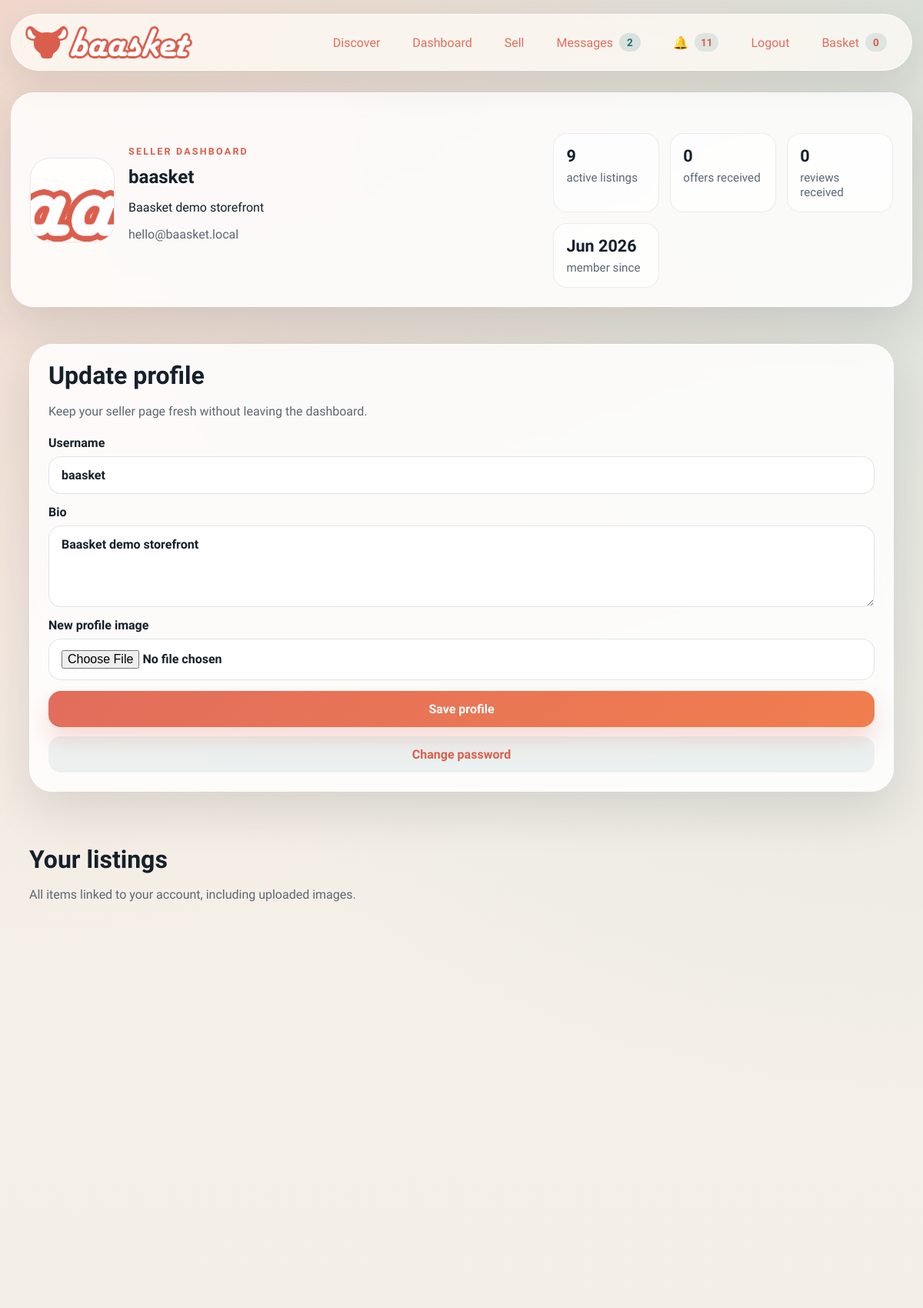
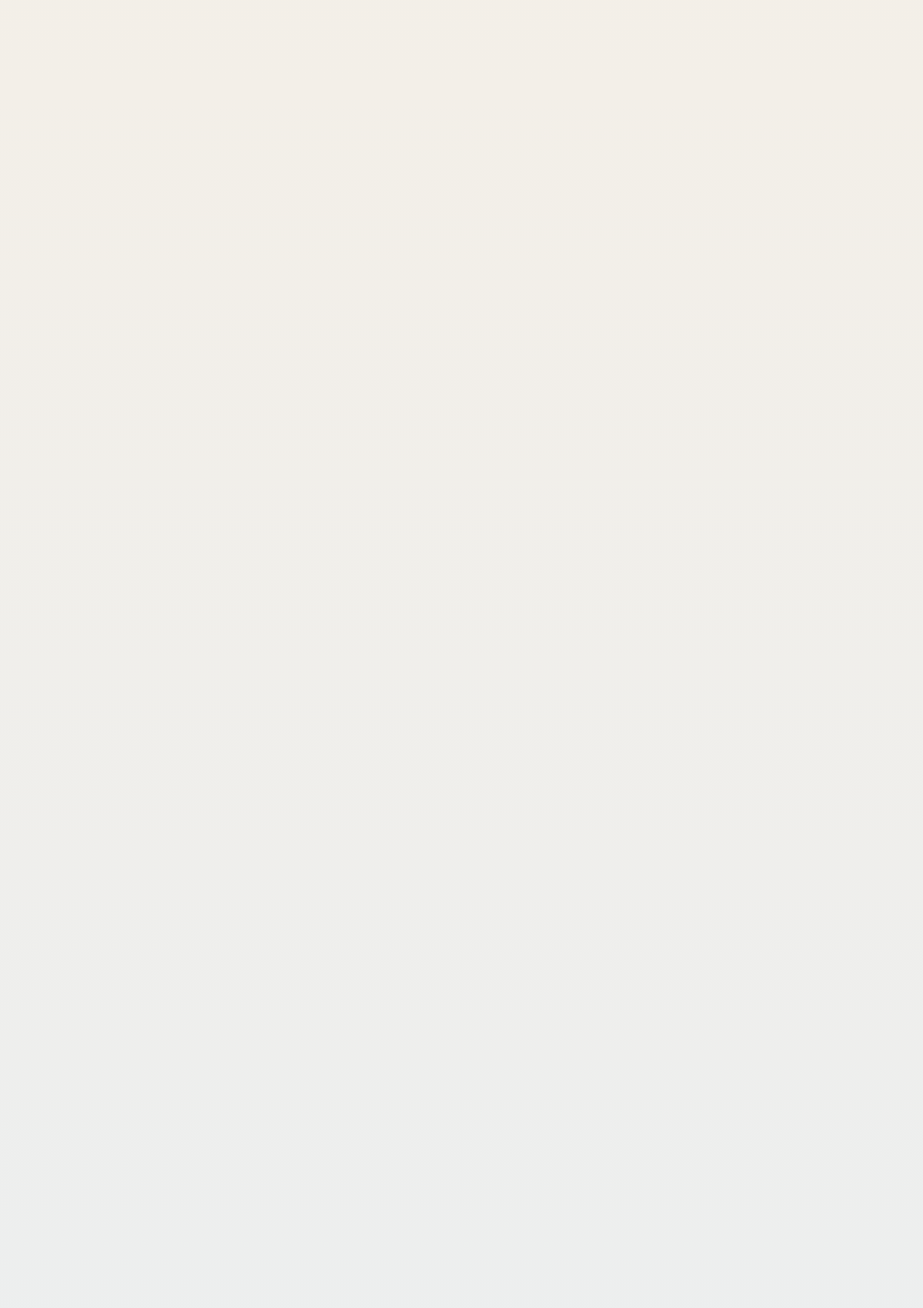
The page /dashboard (signed in, upper part) on the database its author committed (2 pictures, top to bottom).
### models.py (models this page shows, shortened)
class User(db.Model, UserMixin):
    id = db.Column(db.Integer, primary_key=True)
    username = db.Column(db.String(80), unique=True, nullable=False, index=True)
    email = db.Column(db.String(120), unique=True, nullable=False, index=True)
    password_hash = db.Column(db.String(255), nullable=False)
    bio = db.Column(db.String(280), nullable=False, default="")
    profile_image = db.Column(db.String(255), nullable=False, default="")
    created_at = db.Column(db.DateTime, nullable=False, default=datetime.utcnow)
    legal_name = db.Column(db.String(140), nullable=True, default="")
    ic_number = db.Column(db.String(64), nullable=True, default="")
    home_address = db.Column(db.String(255), nullable=True, default="")
    city = db.Column(db.String(80), nullable=True, default="")
    region = db.Column(db.String(80), nullable=True, default="")
    phone_number = db.Column(db.String(40), nullable=True, default="")
    country = db.Column(db.String(80), nullable=True, default="")
    last_seen = db.Column(db.DateTime, nullable=True)
    listings = db.relationship("ListingModel", foreign_keys="[ListingModel.seller_id]", backref="seller", lazy=True, cascade="all, delete-orphan")
    @property
    def profile_image_url(self) -> str:
        if self.profile_image:
            return f"/static/{self.profile_image}"
        return "/static/assets/logo/baasket_logo.png"

### main.py (the view, shortened to what this page needs)
	@app.route("/dashboard", methods=["GET", "POST"])
	@login_required
	def dashboard() -> ResponseReturnValue:
		listings = (
			Item.query.filter_by(seller_id=current_user.id)
			.order_by(Item.created_at.desc())
			.all()
		)
		sales_history = _sales_history_for_user(current_user.id)
		stats = _listing_stats_for_user(current_user.id)
		reviews_count = Review.query.filter_by(created_by=current_user.id).count()
		return render_template(
			"dashboard.html",
			title="Seller Dashboard | Baasket",
			listings=listings,
			sales_history=sales_history,
			stats=stats,
			reviews_count=reviews_count,
			category_list=_build_category_list(),
		)

### main.py (called while the page is built)
def _build_category_list() -> list[dict[str, str]]:
	return [
		{
			"name": name,
			"icon": url_for(
				"static",
				filename=f"assets/categories/{CATEGORY_ICONS.get(name, CATEGORY_ICON_FALLBACK)}",
			),
		}
		for name in CATEGORIES_MAP
	]

def _money(value: object) -> str:
	amount = Decimal(str(value))
	return f"RM{amount:,.2f}"

def _listing_stats_for_user(user_id: int) -> dict[str, int]:
	listings = Item.query.filter_by(seller_id=user_id).all()
	offer_count = sum(len(listing.offers) for listing in listings)
	return {
		"listings": len(listings),
		"offers": offer_count,
	}

def _sales_history_for_user(user_id: int) -> list[dict[str, object]]:
	order_items = (
		OrderItemModel.query.join(Item, OrderItemModel.listing_id == Item.id)
		.join(OrderModel, OrderItemModel.order_id == OrderModel.id)
		.filter(Item.seller_id == user_id)
		.order_by(OrderModel.created_at.desc(), OrderItemModel.id.desc())
		.all()
	)
	return [
		{
			"order": item.order,
			"item": item,
			"listing": db.session.get(Item, item.listing_id),
		}
		for item in order_items
	]

### models.py (called while the page is built)
@login_manager.user_loader
def load_user(user_id: str) -> User | None:
    if not user_id.isdigit():
        return None
    return db.session.get(User, int(user_id))

    @property
    def image_data(self) -> str:
        if self.image_path:
            return f"/static/{self.image_path}"
        return self.seed_image_data or "/static/assets/logo/baasket_logo.png"

    @property
    def line_total_label(self) -> str:
        return f"RM{Decimal(self.line_total):,.2f}"

### payment.py (called while the page is built)
    def options(self) -> tuple[dict[str, object], ...]:
        return tuple(
            {
                "code": strategy.code,
                "label": strategy.label,
                "fee_rate": getattr(strategy, "fee_rate", Decimal("0.00")),
            }
            for strategy in self._strategies.values()
        )

### templates/dashboard.html (shortened to what this page needs)
{% extends "base.html" %}
{% block content %}
<section class="dashboard-hero card-surface reveal" data-reveal>
  <div class="dashboard-profile">
    <img src="{{ current_user.profile_image_url }}" alt="{{ current_user.username }} profile image" class="dashboard-avatar">
    <div>
      <p class="eyebrow">Seller dashboard</p>
      <h1>{{ current_user.username }}</h1>
      <p>{{ current_user.bio or "No bio yet. Tell buyers what you specialize in." }}</p>
      <p class="muted-text">{{ current_user.email }}</p>
    </div>
  </div>
  <div class="hero-stats dashboard-stats">
    <article>
      <strong>{{ stats.listings }}</strong>
      <span>active listings</span>
    </article>
    <article>
      <strong>{{ stats.offers }}</strong>
      <span>offers received</span>
    </article>
    <article>
      <strong>{{ reviews_count }}</strong>
      <span>reviews received</span>
    </article>
    <article>
      <strong>{{ current_user.created_at.strftime('%b %Y') }}</strong>
      <span>member since</span>
    </article>
  </div>
</section>
<section class="section-block">
  <article class="card-surface reveal" data-reveal>
    <div class="section-heading compact">
      <h2>Update profile</h2>
      <p>Keep your seller page fresh without leaving the dashboard.</p>
    </div>
    <form method="post" class="stack-form" enctype="multipart/form-data">
      <label>
        Username
        <input type="text" name="username" value="{{ current_user.username }}" required>
      </label>
      <label>
        Bio
        <textarea name="bio" rows="4">{{ current_user.bio }}</textarea>
      </label>
      <label>
        New profile image
        <input type="file" name="profile_image" accept="image/*">
      </label>
      <button type="submit" class="primary-button">Save profile</button>
    </form>
    <form method="post" action="{{ url_for('change_password') }}" class="stack-form">
      <button type="button" id="password-toggle" class="secondary-button" style="margin-top:12px;">Change password</button>
    </form>
  </article>
</section>
<section class="section-block">
  <div class="section-heading">
    <div>
      <h2>Your listings</h2>
      <p>All items linked to your account, including uploaded images.</p>
    </div>
  </div>
  <div class="listing-grid thumbnail-grid">
  </div>
</section>
{% endblock %}

### static/css/styles.css (style rules this page uses)
:root { color-scheme: light; --bg: #f4efe6; --bg-soft: #fffaf2; --panel: rgba(255, 255, 255, 0.84); --panel-strong: #ffffff; --ink: #15202b; --muted: #5b6775; --line: rgba(21, 32, 43, 0.12); --accent: #e26d5c; --accent-deep: #DB5E4D; --accent-soft: #ffd6cc; --success: #1f7a54; --warning: #a96c08; --shadow: 0 24px 60px rgba(21, 32, 43, 0.12); --radius-xl: 30px; --radius-lg: 22px; --radius-md: 16px; }
* { box-sizing: border-box; }
html { scroll-behavior: smooth; }
body { margin: 0; min-height: 100vh; background: radial-gradient(circle at top left, rgba(226, 109, 92, 0.18), transparent 28%), radial-gradient(circle at top right, rgba(31, 111, 120, 0.14), transparent 32%), linear-gradient(180deg, #f7f1e7 0%, #f3efe8 42%, #e9eef2 100%); color: var(--ink); font-family: "Lexend", "Trebuchet MS", "Gill Sans", "Segoe UI", sans-serif; }
img { display: block; max-width: 100%; }
button, input, select, textarea { font: inherit; }
.hero, .grid-layout, .detail-grid, .section-block { position: relative; margin-bottom: 24px; }
.hero-copy, .hero-card, .card-surface, .side-panel { border-radius: var(--radius-xl); background: var(--panel); border: 1px solid rgba(255, 255, 255, 0.66); box-shadow: var(--shadow); backdrop-filter: blur(16px); }
.eyebrow { margin: 0 0 14px; color: var(--accent-deep); text-transform: uppercase; letter-spacing: 0.18em; font-size: 0.78rem; font-weight: 800; }
h1, h2, h3 { margin: 0; font-family: "Lexend", Georgia, "Times New Roman", serif; line-height: 1.06; }
.hero-text, .section-heading p, .product-meta, .detail-description, .panel-note p, .feed-item p, .empty-state { color: var(--muted); line-height: 1.6; }
.search-bar input, .search-bar select, .stack-form input, .stack-form select, .stack-form textarea { width: 100%; padding: 14px 16px; border: 1px solid rgba(21, 32, 43, 0.12); border-radius: 16px; background: rgba(255, 255, 255, 0.92); color: var(--ink); }
.search-bar button, .primary-button, .secondary-button, .ghost-button { border: 0; border-radius: 16px; padding: 14px 18px; font-weight: 800; cursor: pointer; transition: transform 0.2s ease, box-shadow 0.2s ease, background 0.2s ease; }
.search-bar button, .primary-button { background: linear-gradient(135deg, var(--accent), #f07e4e); color: white; box-shadow: 0 16px 30px rgba(226, 109, 92, 0.24); }
.secondary-button, .ghost-button { background: rgba(31, 111, 120, 0.08); color: var(--accent-deep); }
.hero-stats { display: grid; grid-template-columns: repeat(3, minmax(0, 1fr)); gap: 14px; margin-top: 28px; }
.hero-stats article, .mini-grid article, .receipt-grid article { padding: 16px; border-radius: 18px; background: rgba(255, 255, 255, 0.65); border: 1px solid rgba(21, 32, 43, 0.08); }
.hero-stats strong, .mini-grid strong, .receipt-grid strong { display: block; margin-bottom: 6px; font-size: 1.35rem; }
.hero-stats span, .mini-grid span, .receipt-grid span { color: var(--muted); font-size: 0.95rem; }
.hero-card-top, .price-row, .action-row, .cart-controls, .cart-line, .section-heading, .subtle-row { display: flex; align-items: center; justify-content: space-between; gap: 12px; }
.section-block, .card-surface, .side-panel { padding: 24px; }
.section-heading { margin-bottom: 18px; }
.section-heading.compact { display: block; }
.section-heading h2 { margin-bottom: 6px; font-size: 2rem; }
.listing-grid { display: grid; grid-template-columns: repeat(2, minmax(0, 1fr)); gap: 18px; }
.stack-form { display: grid; gap: 14px; }
.stack-form label { display: grid; gap: 8px; font-weight: 700; }
.stack-form textarea { resize: vertical; }
.seller-context span, .muted-text { color: var(--muted); }
.dashboard-hero { display: grid; grid-template-columns: minmax(0, 1.2fr) minmax(0, 0.8fr); gap: 18px; margin-bottom: 24px; }
.dashboard-profile { display: flex; gap: 18px; align-items: center; }
.dashboard-avatar { width: 110px; height: 110px; border-radius: 26px; object-fit: cover; background: rgba(255, 255, 255, 0.75); border: 1px solid rgba(21, 32, 43, 0.1); }
.dashboard-stats { align-self: center; }
.reveal { opacity: 0; transform: translateY(16px); transition: opacity 0.55s ease, transform 0.55s ease; }
.reveal.is-visible { opacity: 1; transform: translateY(0); }

### rows shown on the page
User: username (picture), username "baasket", bio "Baasket demo storefront", email "hello@baasket.local", created_at "Jun 2026"

### other values the page prints
{{ chat_count }} "2"
{{ unread_count }} "11"
{{ cart_count }} "0"
{{ stats.listings }} "9"
{{ stats.offers }} "0"
{{ reviews_count }} "0"
